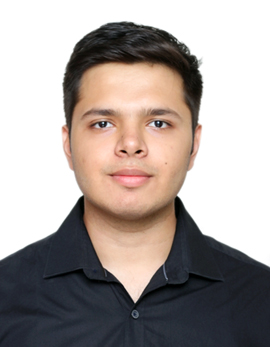
#> input picture IMG_7880[1].jpg, 270 x 347 px, given in place of the camera
$ python vid_detection.py
#> lines starting #> are read from the running program, lines starting #| are printed output that depends on the picture; after the words box and inside, x2 and y2 are one past the last pixel; in counts of white or black regions, pixels touching at a corner belong together
import cv2

cap = cv2.VideoCapture(0)

mog = cv2.createBackgroundSubtractorMOG2()

while True:
    ret, frame = cap.read()
#> frame is the input picture: shape (347, 270, 3); mean B, G, R 156.2, 159.9, 168.9
    gray = cv2.cvtColor(frame, cv2.COLOR_BGR2GRAY)
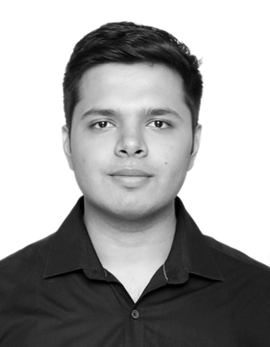
#> gray: shape (347, 270); min 0, max 255, mean 162.1

    fgmask = mog.apply(gray)
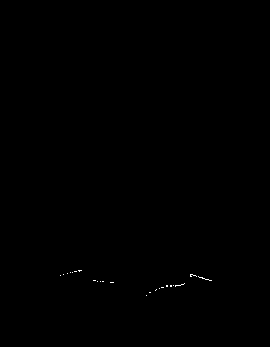
#> fgmask: shape (347, 270); values 127 (black) and 255 (white), 0.08% white in thin lines or dots, all inside (x1, y1, x2, y2) = (60, 270, 212, 296)

    kernel = cv2.getStructuringElement(cv2.MORPH_ELLIPSE, (5, 5))
    fgmask = cv2.erode(fgmask, kernel, iterations=1)
#> fgmask: shape (347, 270); every value is 127
    fgmask = cv2.dilate(fgmask, kernel, iterations=1)

    contours, hierarchy = cv2.findContours(fgmask, cv2.RETR_EXTERNAL, cv2.CHAIN_APPROX_SIMPLE)
#> contours = [[[0, 0], [0, 346], [269, 346], [269, 0]]]

    for contour in contours:

        if cv2.contourArea(contour) < 1000:
            continue
        x, y, w, h = cv2.boundingRect(contour)
        cv2.rectangle(frame, (x, y), (x+w, y+h), (0, 255, 0), 2)
#> this loop made 1 pass
#> (contour, x, y, w, h) on pass 1: ([[0, 0], [0, 346], [269, 346], [269, 0]], 0, 0, 270, 347)
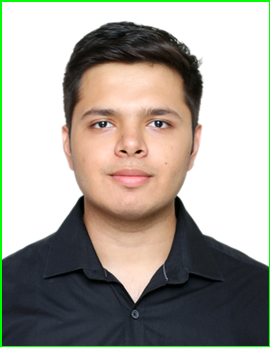
#> frame: shape (347, 270, 3); 1.97% of pixels changed, all inside (x1, y1, x2, y2) = (0, 0, 270, 347)

    cv2.imshow('Motion Detection', frame)
    if cv2.waitKey(1) == ord('q'):
#> (key q is pressed here)
        break

cap.release()
cv2.destroyAllWindows()

$ run again, on Apple.jpg
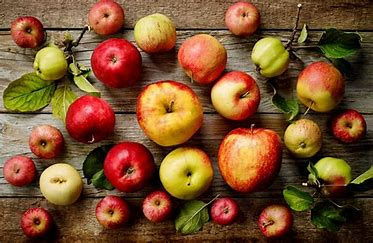
#> input picture Apple.jpg, 373 x 243 px, given in place of the camera
#> frame is the input picture: shape (243, 373, 3); mean B, G, R 46, 80.7, 122.1
#> `gray = cv2.cvtColor(frame, cv2.COLOR_BGR2GRAY)`:
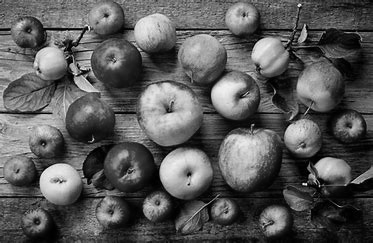
#> gray: shape (243, 373); min 0, max 250, mean 89.1
#> contours = [[[0, 0], [0, 242], [372, 242], [372, 0]]]
#> the loop `for contour in contours: ` made 1 pass
#> (contour, x, y, w, h) on pass 1: ([[0, 0], [0, 242], [372, 242], [372, 0]], 0, 0, 373, 243)
#> after the loop `for contour in contours:`:
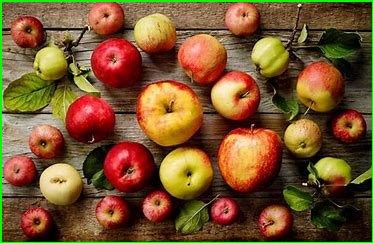
#> frame: shape (243, 373, 3); 2.03% of pixels changed, all inside (x1, y1, x2, y2) = (0, 0, 373, 243)
